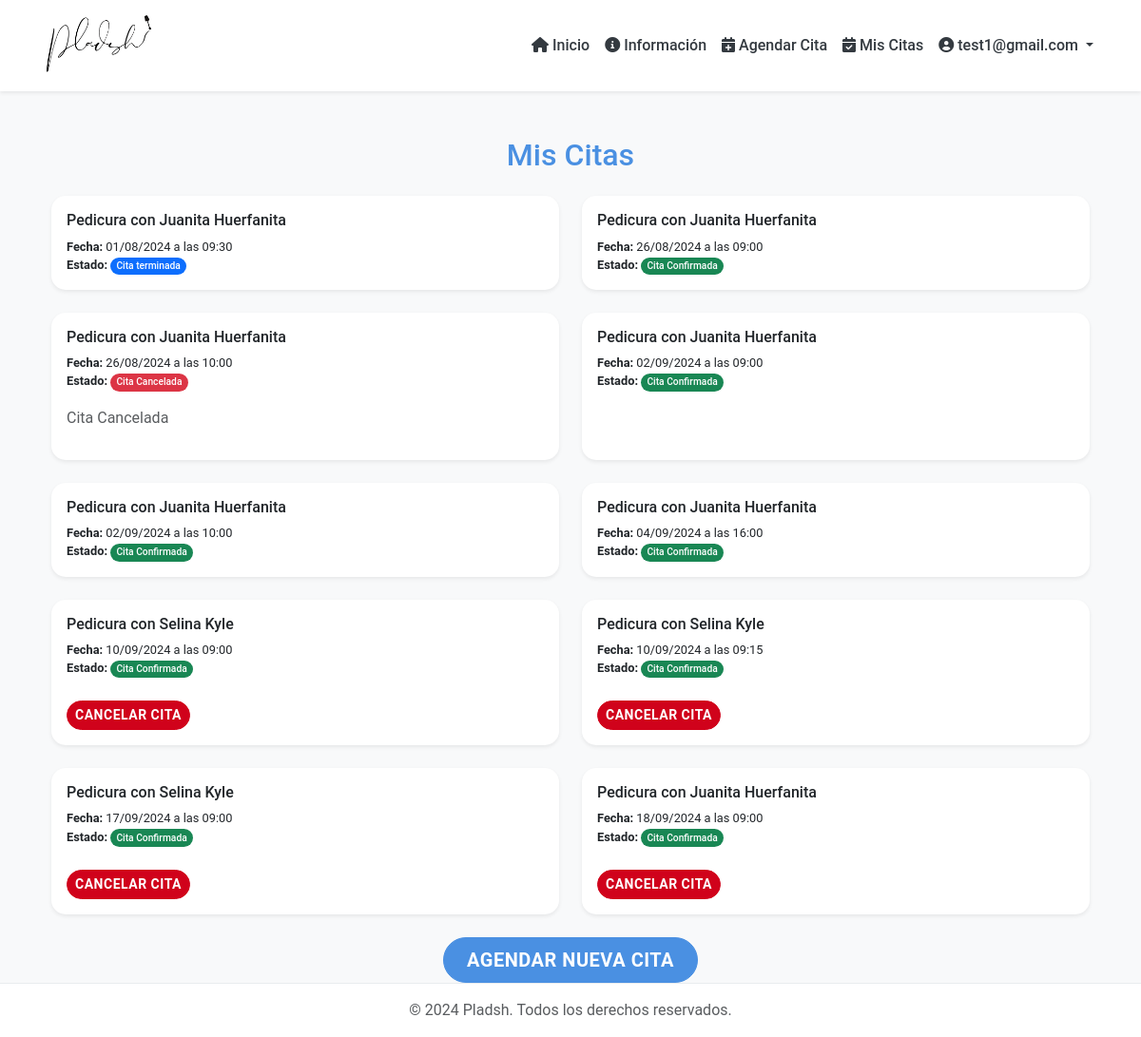
Page /ver-citas/ (signed in) on the earlier database version.
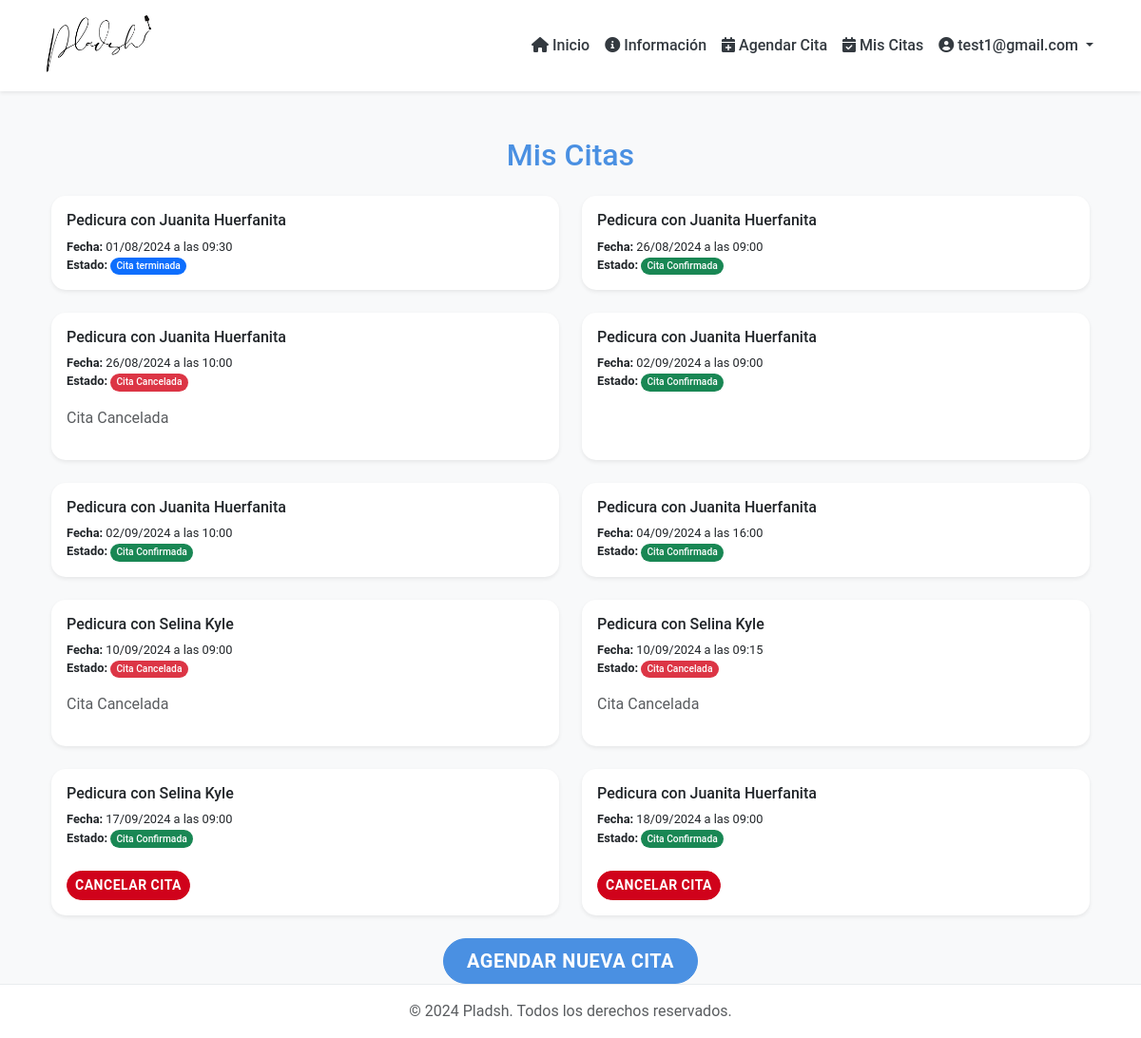
Same page on the later database version.
### citas/models.py (models this page shows, shortened)
class Cita(models.Model):
    ESTADO_CANCELADA = 1
    ESTADO_CONFIRMADA = 2
    ESTADO_EN_PROCESO = 3
    ESTADO_TERMINADA = 4
    OPCIONES_ESTADO = [
        (ESTADO_CANCELADA, "Cita Cancelada"),
        (ESTADO_CONFIRMADA, "Cita Confirmada"),
        (ESTADO_EN_PROCESO, "En Proceso"),
        (ESTADO_TERMINADA, "Cita terminada")
    ]
    cliente = models.ForeignKey(Cliente, on_delete=models.CASCADE, related_name="citas")
    servicio = models.ForeignKey(Servicio, on_delete=models.CASCADE)
    empleado = models.ForeignKey(Empleado, on_delete=models.CASCADE, related_name="empleados")
    fecha = models.DateField(null=True, blank=True)
    hora_inicio = models.TimeField(null=True, blank=True)
    estado = models.IntegerField(choices=OPCIONES_ESTADO, default=ESTADO_CONFIRMADA)
    notas = models.TextField(blank=True)
    def es_cancelable(self):
     fecha_hora_cita = timezone.make_aware(datetime.combine(self.fecha, self.hora_inicio))
     return fecha_hora_cita > timezone.now()

class Servicio(models.Model):
    nombre = models.CharField(max_length=100)
    descripcion = models.TextField()
    precio = models.DecimalField(max_digits=10, decimal_places=2)
    duracion = models.PositiveIntegerField()
    imagen = models.ImageField(upload_to='servicios/', null=True, blank=True)

class Empleado(models.Model):
    cedula = models.CharField(max_length=10, unique=True)
    nombre = models.CharField(max_length=100)
    email = models.EmailField()
    celular = models.CharField(max_length=10)
    servicios = models.ManyToManyField(Servicio, related_name="empleados")

### citas/views.py (the view)
# urls.py: path('ver-citas/', citas_views.ver_citas, name='ver_citas'),
@login_required
def ver_citas(request):
    citas = (
        Cita.objects.filter(cliente=request.user.cliente)
        .select_related("servicio", "empleado")
        .order_by("fecha", "hora_inicio")
    )
    return render(request, "ver_citas.html", {"citas": citas})

### citas/templates/ver_citas.html (shortened to what this page needs)
{% extends "base.html" %}
{% load static %}
{% block content %}
<div class="container mt-5">
    <h2 class="text-center mb-4 text-primary">Mis Citas</h2>
    {% if citas %}
        <div class="row row-cols-1 row-cols-md-2 g-4">
            {% for cita in citas %}
                <div class="col">
                    <div class="card h-100 shadow-sm">
                        <div class="card-body">
                            <h5 class="card-title">{{ cita.servicio.nombre }} con {{ cita.empleado.nombre }}</h5>
                            <p class="card-text">
                                <strong>Fecha:</strong> {{ cita.fecha|date:"d/m/Y" }} a las {{ cita.hora_inicio|time:"H:i" }}<br>
                                <strong>Estado:</strong>
                                <span class="badge {% if cita.estado == cita.ESTADO_CONFIRMADA %}bg-success{% elif cita.estado == cita.ESTADO_CANCELADA %}bg-danger{% else %}bg-primary{% endif %}">
                                    {{ cita.get_estado_display }}
                                </span>
                            </p>
                            {% if cita.estado == cita.ESTADO_CONFIRMADA and cita.es_cancelable %}
                                <button class="btn btn-danger btn-sm mt-2" onclick="confirmarCancelacion('{% url 'cancelar_cita' cita.id %}')">
                                    Cancelar Cita
                                </button>
                            {% elif cita.estado == cita.ESTADO_CANCELADA %}
                                <p class="text-muted mt-2">Cita Cancelada</p>
                            {% endif %}
                        </div>
                    </div>
                </div>
            {% endfor %}
        </div>
    {% else %}
        <div class="alert alert-info" role="alert">
            No tienes citas programadas.
        </div>
    {% endif %}
    <div class="text-center mt-4">
        <a href="{% url 'agendar_cita' %}" class="btn btn-primary btn-lg">Agendar Nueva Cita</a>
    </div>
</div>
{% endblock %}

Differences in the rows shown:
changed Cita (number 7 of 10 on the later page): estado "Cita Confirmada" → "Cita Cancelada"; estado "CANCELAR CITA" → "Cita Cancelada"
changed Cita (number 8 of 10 on the later page): estado "Cita Confirmada" → "Cita Cancelada"; estado "CANCELAR CITA" → "Cita Cancelada"
